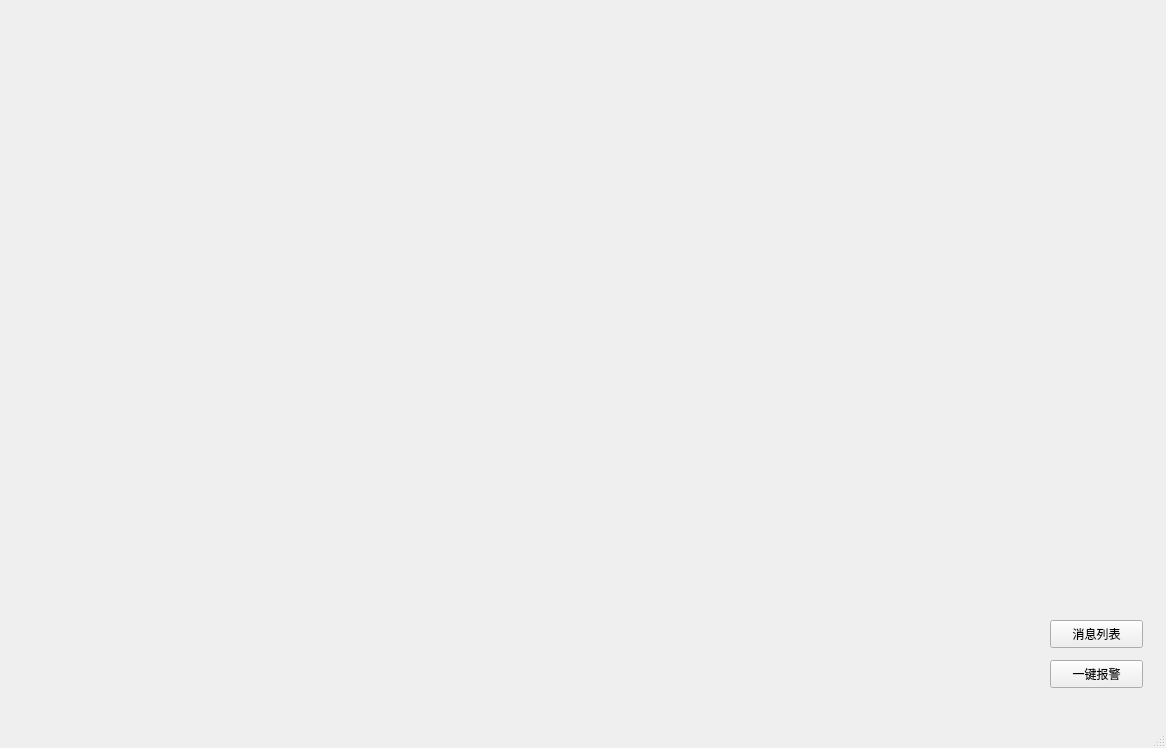
<?xml version="1.0" encoding="UTF-8"?>
<ui version="4.0">
 <class>it</class>
 <widget class="QMainWindow" name="it">
  <property name="geometry">
   <rect>
    <x>0</x>
    <y>0</y>
    <width>1166</width>
    <height>748</height>
   </rect>
  </property>
  <property name="windowTitle">
   <string>MainWindow</string>
  </property>
  <widget class="QWidget" name="centralwidget">
   <widget class="QWidget" name="gridLayoutWidget">
    <property name="geometry">
     <rect>
      <x>0</x>
      <y>0</y>
      <width>501</width>
      <height>321</height>
     </rect>
    </property>
    <layout class="QGridLayout" name="gridLayout"/>
   </widget>
   <widget class="QPushButton" name="pushButton">
    <property name="geometry">
     <rect>
      <x>1050</x>
      <y>660</y>
      <width>93</width>
      <height>28</height>
     </rect>
    </property>
    <property name="text">
     <string>一键报警</string>
    </property>
    <property name="autoExclusive">
     <bool>false</bool>
    </property>
    <property name="autoDefault">
     <bool>true</bool>
    </property>
    <property name="default">
     <bool>false</bool>
    </property>
    <property name="flat">
     <bool>false</bool>
    </property>
   </widget>
   <widget class="QPushButton" name="pushButton_2">
    <property name="geometry">
     <rect>
      <x>1050</x>
      <y>620</y>
      <width>93</width>
      <height>28</height>
     </rect>
    </property>
    <property name="text">
     <string>消息列表</string>
    </property>
    <property name="autoExclusive">
     <bool>false</bool>
    </property>
    <property name="autoDefault">
     <bool>true</bool>
    </property>
    <property name="default">
     <bool>false</bool>
    </property>
    <property name="flat">
     <bool>false</bool>
    </property>
   </widget>
   <widget class="QWidget" name="gridLayoutWidget_2">
    <property name="geometry">
     <rect>
      <x>500</x>
      <y>0</y>
      <width>481</width>
      <height>321</height>
     </rect>
    </property>
    <layout class="QGridLayout" name="gridLayout_2"/>
   </widget>
   <widget class="QWidget" name="gridLayoutWidget_3">
    <property name="geometry">
     <rect>
      <x>0</x>
      <y>320</y>
      <width>501</width>
      <height>291</height>
     </rect>
    </property>
    <layout class="QGridLayout" name="gridLayout_5"/>
   </widget>
   <widget class="QWidget" name="gridLayoutWidget_4">
    <property name="geometry">
     <rect>
      <x>500</x>
      <y>320</y>
      <width>481</width>
      <height>291</height>
     </rect>
    </property>
    <layout class="QGridLayout" name="gridLayout_6"/>
   </widget>
  </widget>
  <widget class="QMenuBar" name="menubar">
   <property name="geometry">
    <rect>
     <x>0</x>
     <y>0</y>
     <width>1166</width>
     <height>26</height>
    </rect>
   </property>
  </widget>
  <widget class="QStatusBar" name="statusbar"/>
 </widget>
 <resources/>
 <connections/>
</ui>
